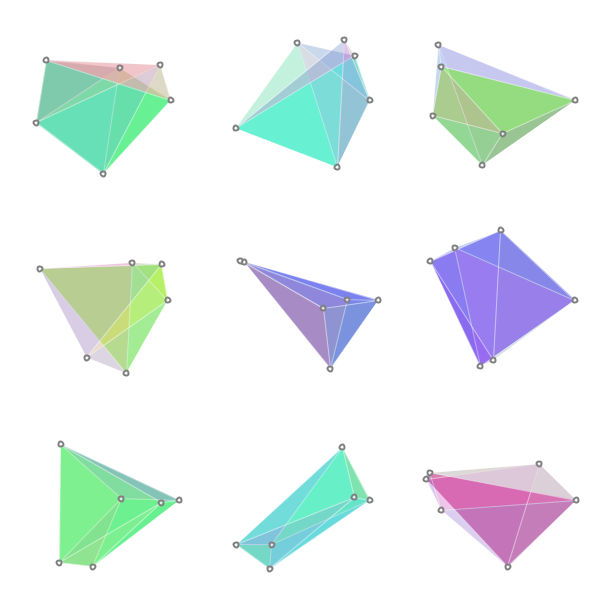
Frame 1 (no input)
Frame 60 (the mouse pressed at the canvas centre just before this capture): identical to frame 1, image omitted
Frame 120 (the mouse held since frame 60 and released just before this capture): identical to frame 1, image omitted

The Processing sketch that drew this single still picture (run headless with seeded random() and noise(); from frame 60 on, the mouse is pressed at the canvas centre):

// Processing sketch: synodos02
// ── synodos02.pde
int ROW = 3;
int COL = 3;
int NUM = ROW * COL;
GenLogo gen[] = new GenLogo[NUM];
PImage frameImg;

void setup() {
  size(600, 600);
  frameRate(15);
  colorMode(HSB, 360, 100, 100, 100);
  for (int j = 0; j < ROW; j++) {
    for (int i = 0; i < COL; i++) {
      gen[j * ROW + i] = new GenLogo(i * width/float(COL), j * height/float(ROW), width/float(COL), height/float(ROW));
    }
  }
}

void draw() {
  background(0, 0, 100, 100);
  for (int i = 0; i < NUM; i++) {
    gen[i].draw();
  }
}

void mouseReleased() {
  for (int i = 0; i < NUM; i++) {
    gen[i].mouseReleased();
  }
}


// ── GenLogo.pde
class GenLogo {
  int NUM = 4;
  float left, top;
  float w, h;

  float centerX[] = new float[2];
  float centerY[] = new float[2];
  float quadX[] = new float[4];
  float quadY[] = new float[4];
  color quadCol;

  color triangleColor[] = new color[8];

  GenLogo(float _left, float _top, float _width, float _height) {
    left = _left;
    top = _top;
    w = _width;
    h = _height;

    setParams();
  }

  void draw() {
    pushMatrix();
    translate(left + w/2.0, top + h/2.0);
    fill(quadCol);
    noStroke();

    beginShape();
    for (int i = 0; i < 4; i++) {
      vertex(quadX[i], quadY[i]);
    }
    endShape(CLOSE);

    strokeWeight(1);
    stroke(0,0,100,30);
    for (int j = 0; j < 2; j++) {
      for (int i = 0; i < 4; i++) {
        fill(triangleColor[i * (j+1)]);
        triangle(centerX[j], centerY[j], quadX[i], quadY[i], quadX[(i + 1) % 4], quadY[(i + 1) % 4]);
      }
    }

    fill(0, 0, 100, 50);
    stroke(0, 0, 50, 100);
    strokeWeight(2);
    for (int i = 0; i < 2; i++) {
      ellipse(centerX[i], centerY[i], w/40.0, w/40.0);
    }
    for (int i = 0; i < 4; i++) {
      ellipse(quadX[i], quadY[i], w/40.0, w/40.0);
    }

    popMatrix();
  }

  void mouseReleased() {
    setParams();
  }

  void setParams() {
    for (int i = 0; i < 2; i++) {
      centerX[i] = random(-w/3, w/3);
      centerY[i] = random(-h/3, h/3);
    }

    for (int i = 0; i < 4; i++) {
      float angle = radians(i * random(60, 120));
      float dist = random(w/3, w/2.5);
      quadX[i] = cos(angle) * dist;
      quadY[i] = sin(angle) * dist;
    }
    for (int i = 0; i < 8; i++) {
      triangleColor[i] = color(random(360), 80, 80, 15);
    }
    quadCol = color(random(360), 50, 100, 100);
  }
};

// Constants
int Y_AXIS = 1;
int X_AXIS = 2;

void setGradient(int x, int y, float w, float h, color c1, color c2, int axis ) {
  noFill();
  if (axis == Y_AXIS) {  // Top to bottom gradient
    for (int i = y; i <= y+h; i++) {
      float inter = map(i, y, y+h, 0, 1);
      color c = lerpColor(c1, c2, inter);
      stroke(c);
      line(x, i, x+w, i);
    }
  } 
  else if (axis == X_AXIS) {  // Left to right gradient
    for (int i = x; i <= x+w; i++) {
      float inter = map(i, x, x+w, 0, 1);
      color c = lerpColor(c1, c2, inter);
      stroke(c);
      line(i, y, i, y+h);
    }
  }
}
